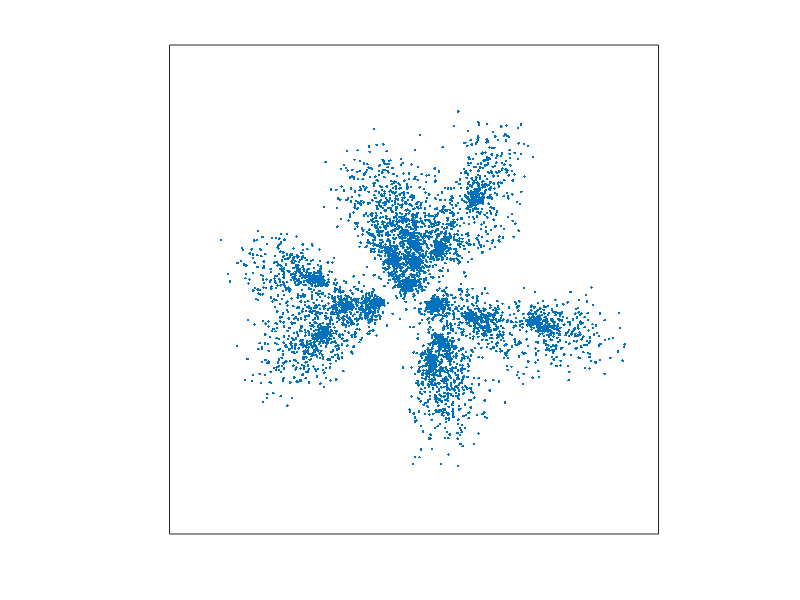

Write MATLAB code to recreate this figure. (Note: this script raises an error after producing the figure.)
% Description: 
% Visualize the data tranformation results 
clear, clc, close all;
addpath('../../benchmark_data/M_spheres');
load('K15_Nk400_M50_SPEHERES_dc0.9.mat');
addpath('M_Spheres2D');
addpath('../../toolbox/preprocess');
load('K15_Nk400_M50_SPEHERES_dc0.9.mat');
X = datamatrices{1,1};
figure;
hold on;
set(gca,'xtick',[]);
set(gca,'ytick',[]);
axis square;
box on;
scatter(X(:,1),X(:,2),'.k');
[Xmapped, kp] = datasetmap(X);
figure;
hold on;
set(gca,'xtick',[]);
set(gca,'ytick',[]);
axis square;
box on;
scatter(Xmapped(:,1),Xmapped(:,2),'.k');
scatter(Xmapped(kp,1),Xmapped(kp,2),'ro','filled');
%
% Color figures
% figure;
% hold on;
% set(gca,'xtick',[]);
% set(gca,'ytick',[]);
% axis square;
% box on;
% kNumber = size(C,1);
% for k = 1:kNumber
%     scatter(X(labels==k,1),X(labels==k,2),'.','CData',[rand rand rand]);
% end
% scatter(X(kp,1),X(kp,2),'ro','filled');
